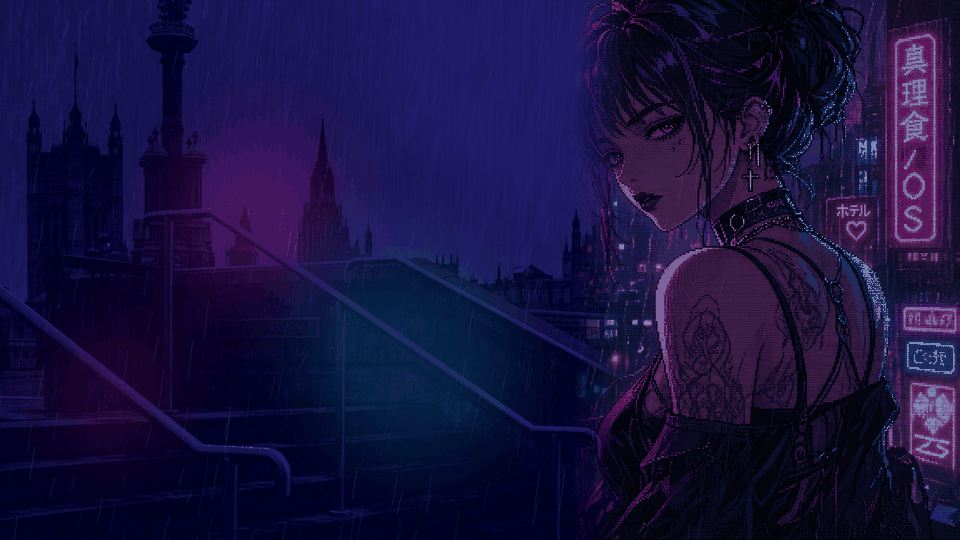
#> input picture artwork/source/ura-v1-master.png, 1920 x 1080 px (shown at 1/2 size)
$ python build-v1-assets.py
#> lines starting #> are read from the running program, lines starting #| are printed output that depends on the picture
#!/usr/bin/env python3
"""Build MARISHOKU/OS V1 raster assets.

Boot controls, cursors, sound, OMOTE, and recovery fallbacks are deterministic.
The canonical URA release path preserves the curated project-owned master art
instead of attempting to redraw detailed character art with Pillow primitives.
"""

from __future__ import annotations

import math
import random
import shutil
import struct
import wave
from pathlib import Path

from PIL import Image, ImageDraw, ImageFont


ROOT = Path(__file__).resolve().parents[1]
URA_MASTER = ROOT / "artwork/source/ura-v1-master.png"
LOW = (960, 540)
FINAL = (1920, 1080)
INK = "#130D1A"
GRAPHITE = "#211828"
PANEL = "#D8CDD9"
PANEL_HI = "#FFF3FF"
PANEL_SHADOW = "#56445E"
MAGENTA = "#C82E91"
PINK = "#FF4CA7"
VIOLET = "#7141C1"
CYAN = "#62DDE4"
WHITE = "#FFF3FF"


def font(size: int, bold: bool = False) -> ImageFont.ImageFont:
    names = (
        "DejaVuSansMono-Bold.ttf" if bold else "DejaVuSansMono.ttf",
        "LiberationMono-Bold.ttf" if bold else "LiberationMono-Regular.ttf",
        "consolab.ttf" if not bold else "consola.ttf",
    )
    for name in names:
        try:
            return ImageFont.truetype(name, size)
        except OSError:
            pass
    return ImageFont.load_default()


def save_2x(image: Image.Image, path: Path) -> None:
    path.parent.mkdir(parents=True, exist_ok=True)
    image.resize(FINAL, Image.Resampling.NEAREST).save(path, optimize=True)


def pixel_star(draw: ImageDraw.ImageDraw, x: int, y: int, color: str, radius: int = 5) -> None:
    draw.rectangle((x - 1, y - radius, x + 1, y + radius), fill=color)
    draw.rectangle((x - radius, y - 1, x + radius, y + 1), fill=color)
    draw.point((x - 2, y - 2), fill=color)
    draw.point((x + 2, y + 2), fill=color)


def heart(draw: ImageDraw.ImageDraw, x: int, y: int, scale: int, fill: str, outline: str) -> None:
    cells = (
        "01100110",
        "11111111",
        "11111111",
        "01111110",
        "00111100",
        "00011000",
    )
    for row, bits in enumerate(cells):
        for col, bit in enumerate(bits):
            if bit == "1":
                box = (x + col * scale, y + row * scale,
                       x + (col + 1) * scale - 1, y + (row + 1) * scale - 1)
                draw.rectangle(box, fill=fill)
    draw.line((x + scale, y, x, y + scale, x, y + 3 * scale), fill=outline, width=1)


def bevel(draw: ImageDraw.ImageDraw, box: tuple[int, int, int, int], face: str = PANEL) -> None:
    x0, y0, x1, y1 = box
    draw.rectangle(box, fill=face, outline=INK)
    draw.line((x0 + 1, y0 + 1, x1 - 1, y0 + 1), fill=PANEL_HI)
    draw.line((x0 + 1, y0 + 1, x0 + 1, y1 - 1), fill=PANEL_HI)
    draw.line((x0 + 2, y1 - 1, x1 - 1, y1 - 1), fill=PANEL_SHADOW)
    draw.line((x1 - 1, y0 + 2, x1 - 1, y1 - 1), fill=PANEL_SHADOW)


def window(draw: ImageDraw.ImageDraw, box: tuple[int, int, int, int], title: str,
           active: str = MAGENTA) -> tuple[int, int, int, int]:
    bevel(draw, box)
    x0, y0, x1, y1 = box
    draw.rectangle((x0 + 3, y0 + 3, x1 - 3, y0 + 17), fill=active)
    draw.text((x0 + 8, y0 + 4), title, font=font(9, True), fill=WHITE)
    for i, glyph in enumerate(("_", "□", "×")):
        bx = x1 - 50 + i * 15
        bevel(draw, (bx, y0 + 4, bx + 13, y0 + 16))
        draw.text((bx + 3, y0 + 3), glyph, font=font(8, True), fill=INK)
    return (x0 + 4, y0 + 20, x1 - 4, y1 - 4)


def grid(draw: ImageDraw.ImageDraw, color: str, step: int = 32) -> None:
    for x in range(0, LOW[0], step):
        draw.line((x, 0, x, LOW[1]), fill=color)
    for y in range(0, LOW[1], step):
        draw.line((0, y, LOW[0], y), fill=color)


def scanlines(draw: ImageDraw.ImageDraw, color: str = "#07040C") -> None:
    for y in range(0, LOW[1], 2):
        draw.line((0, y, LOW[0], y), fill=color)


def yoru_portrait(draw: ImageDraw.ImageDraw) -> None:
    """Draw Yoru, an original soft-goth pixel portrait."""
    # Shoulder silhouette and high collar.
    draw.polygon(((76, 540), (110, 420), (168, 382), (250, 380), (328, 430), (365, 540)),
                 fill="#24122E", outline="#6D2D7C")
    draw.polygon(((164, 406), (205, 466), (246, 405), (266, 522), (140, 522)),
                 fill="#100815", outline=PINK)
    draw.rectangle((184, 340, 228, 410), fill="#B87FAE", outline="#2A142F")

    # Face and asymmetric bob, deliberately blocky at the 2x grid.
    draw.ellipse((78, 58, 332, 418), fill="#24122E", outline="#6D2D7C", width=4)
    draw.ellipse((104, 112, 310, 386), fill="#C991BE", outline="#2A142F", width=4)
    draw.polygon(((98, 176), (110, 102), (168, 74), (257, 82), (306, 126),
                  (302, 184), (267, 151), (252, 215), (220, 136), (195, 208),
                  (161, 139), (128, 222)), fill="#24122E")
    draw.rectangle((91, 191, 123, 350), fill="#2E1739")
    draw.rectangle((286, 181, 321, 344), fill="#2E1739")

    # Split-color eyes and small beauty mark; no source portrait is sampled.
    draw.polygon(((137, 244), (173, 229), (202, 246), (173, 259)), fill="#FFF3FF", outline="#2A142F")
    draw.polygon(((220, 246), (252, 231), (278, 246), (251, 260)), fill="#FFF3FF", outline="#2A142F")
    draw.rectangle((166, 236, 179, 253), fill=PINK)
    draw.rectangle((245, 237, 258, 254), fill=CYAN)
    draw.rectangle((171, 240, 175, 248), fill="#130D1A")
    draw.rectangle((250, 241, 254, 249), fill="#130D1A")
    draw.line((185, 310, 211, 317, 238, 307), fill="#713257", width=3)
    draw.rectangle((271, 285, 275, 289), fill="#56233F")

    # Cross earring and choker are original graphic accents.
    draw.line((304, 286, 304, 344), fill=CYAN, width=4)
    draw.line((291, 316, 317, 316), fill=CYAN, width=4)
    draw.rectangle((166, 385, 245, 400), fill="#130D1A", outline=PINK)


def omote(with_message: bool = False) -> Image.Image:
    im = Image.new("RGB", LOW, "#E8DFF0")
    d = ImageDraw.Draw(im)
    grid(d, "#CBBBD4", 30)
    rng = random.Random(1001)
    for _ in range(70):
        x, y = rng.randrange(10, 950), rng.randrange(10, 530)
        pixel_star(d, x, y, rng.choice(("#FFFFFF", "#EC65AB", "#56C8D8", "#8C63C8")), rng.choice((2, 3, 4)))
    # Original paired heart spirits: Momo (light) and Kuro (dark).
    d.ellipse((710, 315, 800, 405), fill="#F4A5CE", outline="#49314F", width=3)
    d.polygon(((720, 330), (730, 292), (749, 327)), fill="#F4A5CE", outline="#49314F")
    d.ellipse((800, 315, 890, 405), fill="#5A3C70", outline="#281A32", width=3)
    d.polygon(((810, 329), (830, 291), (844, 331)), fill="#5A3C70", outline="#281A32")
    d.arc((738, 340, 765, 368), 10, 160, fill="#49314F", width=3)
    d.arc((826, 340, 853, 368), 20, 170, fill="#FDEAF7", width=3)
    heart(d, 773, 296, 4, "#EC3F9B", "#49314F")
    # Blossom branch.
    d.line((120, 515, 320, 355, 475, 300), fill="#563A60", width=7)
    for x, y in ((170, 470), (225, 420), (285, 375), (350, 345), (430, 312)):
        for angle in range(0, 360, 72):
            px = x + int(11 * math.cos(math.radians(angle)))
            py = y + int(11 * math.sin(math.radians(angle)))
            d.rectangle((px - 5, py - 5, px + 5, py + 5), fill="#F087BC", outline="#72446C")
        d.rectangle((x - 2, y - 2, x + 2, y + 2), fill="#FFF0A0")
    if with_message:
        window(d, (42, 38, 430, 150), "OMOTE // MESSAGE")
        d.text((64, 75), "YOU ARE STILL HERE.", font=font(18, True), fill="#3B2843")
        d.text((64, 104), "THAT COUNTS.  <3", font=font(14), fill="#7141C1")
    return im


def ura(with_message: bool = False) -> Image.Image:
    im = Image.new("RGB", LOW, INK)
    d = ImageDraw.Draw(im)
    grid(d, "#2B1933", 28)
    rng = random.Random(2002)
    for _ in range(85):
        x, y = rng.randrange(8, 952), rng.randrange(8, 532)
        pixel_star(d, x, y, rng.choice((PINK, CYAN, "#7141C1", "#FFF3FF")), rng.choice((2, 3, 5)))
    yoru_portrait(d)
    # Deliberate broken-LCD diagonals.
    for offset in (0, 7, 13):
        d.line((530 + offset, 0, 420 + offset, 160, 570 + offset, 285, 475 + offset, 540),
               fill="#4A1D50", width=2)
    d.line((532, 0, 422, 160, 572, 285, 477, 540), fill=PINK, width=1)
    # Original heart-eye emblem.
    d.ellipse((625, 128, 895, 360), outline="#6D2D7C", width=7)
    d.arc((650, 150, 870, 336), 195, 345, fill=PINK, width=8)
    d.arc((650, 150, 870, 336), 15, 165, fill=CYAN, width=8)
    heart(d, 734, 210, 7, PINK, "#1D0C24")
    d.line((618, 244, 565, 232, 530, 205), fill="#B62886", width=5)
    d.line((902, 244, 944, 220, 959, 187), fill="#4BCDD8", width=5)
    if with_message:
        window(d, (45, 52, 480, 188), "URA // NIGHT MESSAGE")
        d.text((70, 92), "SIGNAL: ALIVE", font=font(20, True), fill="#25172C")
        d.text((70, 127), "NO LUCK REQUIRED.", font=font(14), fill="#8F276F")
        d.text((70, 151), "SHIP THE BUILD.", font=font(14), fill="#8F276F")
    scanlines(d, "#0D0912")
    return im


def boot() -> Image.Image:
    if URA_MASTER.is_file():
        master = Image.open(URA_MASTER).convert("RGB").resize(LOW, Image.Resampling.NEAREST)
        veil = Image.new("RGB", LOW, "#08040E")
        im = Image.blend(master, veil, 0.58)
    else:
        im = Image.new("RGB", LOW, "#07040C")
    d = ImageDraw.Draw(im)
    # A sparse diagnostic grid and scanline pass keep the approved background
    # legible while making the boot boundary read as a CRT/faux-BIOS surface.
    for x in range(0, LOW[0], 48):
        d.line((x, 0, x, LOW[1]), fill="#1B1022")
    for y in range(0, LOW[1], 48):
        d.line((0, y, LOW[0], y), fill="#1B1022")
    for x, y, c in ((80, 60, PINK), (850, 70, CYAN), (740, 460, VIOLET), (120, 480, WHITE)):
        pixel_star(d, x, y, c, 5)
    content = window(d, (128, 64, 832, 476), "MARISHOKU BIOS v1.0", VIOLET)
    x0, y0, x1, _ = content
    d.rectangle((x0, y0, x1, y0 + 38), fill="#24162B")
    d.text((x0 + 20, y0 + 10), "ECLIPXSE SYSTEMS // MR-10", font=font(16, True), fill=WHITE)
    lines = (
        ("MEMORY MATRIX", "OK"),
        ("GRAPHICS LINK", "OK"),
        ("HEARTBEAT BUS", "OK"),
        ("JAPANESE INPUT", "STANDBY"),
        ("PROFILE", "URA"),
        ("DREAM CACHE", "READY"),
    )
    for i, (key, value) in enumerate(lines):
        y = y0 + 75 + i * 38
        d.text((x0 + 28, y), key, font=font(16), fill="#2A1C30")
        d.line((x0 + 235, y + 12, x1 - 135, y + 12), fill="#806E86", width=1)
        d.text((x1 - 120, y), value, font=font(16, True), fill="#8F276F")
    heart(d, x0 + 30, y1 := y0 + 324, 5, PINK, "#2A1C30")
    d.text((x0 + 90, y1 + 4), "STARTING MARISHOKU/OS...", font=font(16, True), fill="#2A1C30")
    return im


# [14 lines left out: function login, not called in this run]


def plymouth_assets(root: Path) -> None:
    root.mkdir(parents=True, exist_ok=True)
    track = Image.new("RGBA", (404, 18), (0, 0, 0, 0))
    d = ImageDraw.Draw(track)
    d.rectangle((0, 0, 403, 17), fill="#130D1A", outline="#FFF3FF", width=2)
    d.rectangle((3, 3, 400, 14), outline="#56445E", width=1)
    track.save(root / "progress-track.png")

    fill = Image.new("RGBA", (396, 10), (200, 46, 145, 255))
    d = ImageDraw.Draw(fill)
    for x in range(12, 396, 14):
        d.line((x, 0, x, 9), fill="#8F276F", width=2)
    fill.save(root / "progress-fill.png")

    mark = Image.new("RGBA", (64, 52), (0, 0, 0, 0))
    heart(ImageDraw.Draw(mark), 0, 0, 8, PINK, INK)
    mark.save(root / "heart.png")


def chime(path: Path, notes: tuple[tuple[float, float], ...]) -> None:
    rate = 44_100
    samples: list[int] = []
    for frequency, duration in notes:
        count = int(rate * duration)
        for index in range(count):
            time = index / rate
            attack = min(1.0, index / (rate * 0.015))
            release = min(1.0, (count - index) / (rate * 0.08))
            envelope = attack * release
            value = math.sin(2 * math.pi * frequency * time)
            value += 0.22 * math.sin(2 * math.pi * frequency * 2 * time)
            samples.append(int(7_200 * envelope * value))
    path.parent.mkdir(parents=True, exist_ok=True)
    with wave.open(str(path), "wb") as output:
        output.setnchannels(1)
        output.setsampwidth(2)
        output.setframerate(rate)
        output.writeframes(b"".join(struct.pack("<h", sample) for sample in samples))


def sounds(root: Path) -> None:
    stereo = root / "stereo"
    chime(stereo / "desktop-login.wav", ((523.25, 0.11), (659.25, 0.11), (783.99, 0.25)))
    chime(stereo / "complete.wav", ((659.25, 0.10), (880.00, 0.20)))
    chime(stereo / "dialog-warning.wav", ((311.13, 0.12), (233.08, 0.24)))
    chime(stereo / "message-new-instant.wav", ((783.99, 0.08), (1046.50, 0.14)))


def grub_assets(root: Path) -> None:
    root.mkdir(parents=True, exist_ok=True)
    parts = {
        "c": (8, 34), "n": (8, 3), "s": (8, 3), "w": (3, 34), "e": (3, 34),
        "nw": (3, 3), "ne": (3, 3), "sw": (3, 3), "se": (3, 3),
    }
    for name, size in parts.items():
        image = Image.new("RGBA", size, (143, 39, 111, 235))
        draw = ImageDraw.Draw(image)
        if name != "c":
            draw.rectangle((0, 0, size[0] - 1, size[1] - 1), outline=(255, 243, 255, 255))
        image.save(root / f"select_{name}.png")


def installer_assets(root: Path) -> None:
    root.mkdir(parents=True, exist_ok=True)
    logo = Image.new("RGBA", (256, 256), (0, 0, 0, 0))
    heart(ImageDraw.Draw(logo), 32, 48, 24, PINK, INK)
    logo.save(root / "marishoku-logo.png")
    omote(with_message=True).resize((1280, 720), Image.Resampling.NEAREST).save(root / "welcome.png", optimize=True)


def live_boot_assets(root: Path) -> None:
    root.mkdir(parents=True, exist_ok=True)
    boot().resize((640, 480), Image.Resampling.NEAREST).save(root / "splash.png", optimize=True)


def cursor_assets(root: Path) -> None:
    root.mkdir(parents=True, exist_ok=True)

    pointer = Image.new("RGBA", (32, 32), (0, 0, 0, 0))
    draw = ImageDraw.Draw(pointer)
    polygon = ((2, 1), (2, 25), (8, 20), (12, 30), (17, 28), (12, 18), (22, 18))
    draw.polygon(polygon, fill="#201727")
    inner = ((4, 4), (4, 21), (8, 17), (13, 26), (14, 25), (10, 16), (18, 16))
    draw.polygon(inner, fill=PINK)
    pointer.save(root / "left_ptr.png")

    text_cursor = Image.new("RGBA", (32, 32), (0, 0, 0, 0))
    draw = ImageDraw.Draw(text_cursor)
    draw.rectangle((13, 3, 18, 28), fill="#201727")
    draw.rectangle((7, 2, 24, 6), fill="#201727")
    draw.rectangle((7, 26, 24, 30), fill="#201727")
    draw.rectangle((15, 5, 16, 27), fill=CYAN)
    text_cursor.save(root / "xterm.png")

    hand = Image.new("RGBA", (32, 32), (0, 0, 0, 0))
    draw = ImageDraw.Draw(hand)
    draw.rectangle((7, 2, 12, 20), fill="#201727")
    draw.rectangle((12, 9, 24, 24), fill="#201727")
    draw.rectangle((10, 5, 11, 20), fill=PINK)
    draw.rectangle((12, 11, 22, 22), fill=PINK)
    draw.rectangle((10, 22, 24, 27), fill="#201727")
    hand.save(root / "hand2.png")

    for name, offset in (("watch.png", 0), ("watch-2.png", 1)):
        wait = Image.new("RGBA", (32, 32), (0, 0, 0, 0))
        draw = ImageDraw.Draw(wait)
        draw.rectangle((8, 5, 23, 27), fill="#201727")
        draw.rectangle((11, 8, 20, 24), fill="#D8CDD9")
        draw.polygon(((12 + offset, 9), (19, 9), (16, 15)), fill=PINK)
        draw.polygon(((12, 23), (20 - offset, 23), (16, 17)), fill=CYAN)
        wait.save(root / name)


def write_package(
    root: Path,
    name: str,
    image: Image.Image,
    title: str,
    license_id: str = "CC0-1.0",
) -> None:
    save_2x(image, root / name / "contents/images/1920x1080.png")
    metadata = root / name / "metadata.json"
    metadata.parent.mkdir(parents=True, exist_ok=True)
    metadata.write_text(
        '{\n  "KPlugin": {\n'
        f'    "Id": "{name}",\n    "Name": "{title}",\n'
        f'    "License": "{license_id}",\n    "Version": "1.0.0"\n  }}\n}}\n',
        encoding="utf-8",
    )


def install_ura_master(*targets: Path) -> bool:
    """Install the approved high-detail URA artwork without redrawing it.

    The primitive URA renderer remains a deterministic recovery fallback for
    source-only builds. Release builds ship the curated master and must never
    replace it with the old flat placeholder portrait.
    """
    if not URA_MASTER.is_file():
        return False
    for target in targets:
        target.parent.mkdir(parents=True, exist_ok=True)
        shutil.copy2(URA_MASTER, target)
    return True


def main() -> None:
    wallpaper_root = ROOT / "artwork/wallpapers"
    write_package(wallpaper_root, "MARISHOKU-OMOTE", omote(), "MARISHOKU OMOTE")
    write_package(
        wallpaper_root,
        "MARISHOKU-URA-V1",
        ura(),
        "MARISHOKU URA V1",
        "CC-BY-SA-4.0",
    )
#> in save_2x (call 2), `image.resize(FINAL, Image.Resampling.NEAREST).save(path, optimize=True)`:
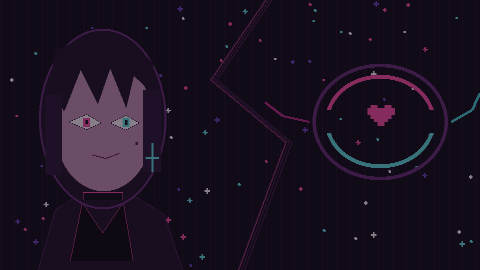
#> saved as 1920x1080.png: PIL image 1920x1080 RGB (shown at 1/4 size); mean R, G, B 25.5, 16.9, 31.2
    install_ura_master(
        wallpaper_root / "MARISHOKU-URA-V1/contents/images/1920x1080.png",
    )
    grub_root = ROOT / "themes/boot/grub"
    save_2x(boot(), grub_root / "background.png")
#> in boot, `im = Image.blend(master, veil, 0.58)`:
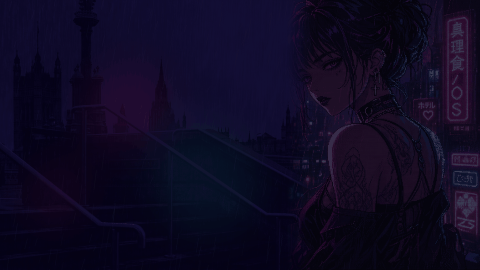
#> im: PIL image 960x540 RGB (shown at 1/2 size); mean R, G, B 14.5, 9.3, 34.1
#> in boot, `content = window(d, (128, 64, 832, 476), "MARISHOKU BIOS v1.0", VIOLET)`: content = (132, 84, 828, 472)
#> in boot, `x0, y0, x1, _ = content`: x0 = 132; y0 = 84; x1 = 828
#> the loop in boot, `for i, (key, value) in enumerate(lines):` made 6 passes
#> y on passes 1 to 6: 159, 197, 235, 273, 311, 349
#> in save_2x (call 3), `image.resize(FINAL, Image.Resampling.NEAREST).save(path, optimize=True)`:
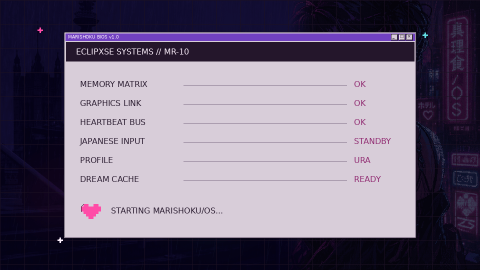
#> image: PIL image 960x540 RGB (shown at 1/2 size); mean R, G, B 114.2, 104.2, 124.4
    grub_assets(grub_root)
    plymouth_root = ROOT / "themes/boot/plymouth/marishoku"
    save_2x(boot(), plymouth_root / "background.png")
#> the loop in boot (call 2), `for i, (key, value) in enumerate(lines):` made 6 passes
    plymouth_assets(plymouth_root)
    login_background = ROOT / "themes/sddm/MARISHOKU/background.png"
    splash_background = ROOT / "themes/global/org.marishoku.os/contents/splash/images/background.png"
    if not install_ura_master(login_background, splash_background):
        save_2x(login(), login_background)
        save_2x(login(), splash_background)
    sounds(ROOT / "artwork/sounds/MARISHOKU")
    installer_assets(ROOT / "packages/installer/branding/marishoku")
#> in installer_assets, `heart(ImageDraw.Draw(logo), 32, 48, 24, PINK, INK)`:
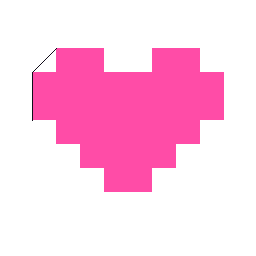
#> logo: PIL image 256x256 RGBA; mean R, G, B, A 71.5, 21.3, 46.9, 71.8; transparent parts drawn white
#> in installer_assets, `omote(with_message=True).resize((1280, 720), Image.Resampling.NEAREST)..`:
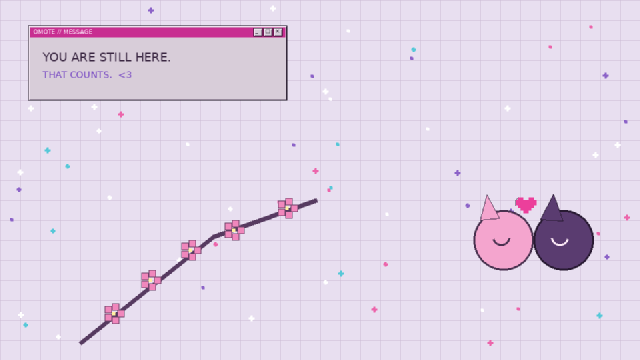
#> saved as welcome.png: PIL image 1280x720 RGB (shown at 1/2 size); mean R, G, B 225.6, 212.9, 231.9
    install_ura_master(ROOT / "packages/installer/branding/marishoku/welcome.png")
    live_boot_assets(ROOT / "iso/artwork")
#> in live_boot_assets, `boot().resize((640, 480), Image.Resampling.NEAREST).save(root / "splas..`:
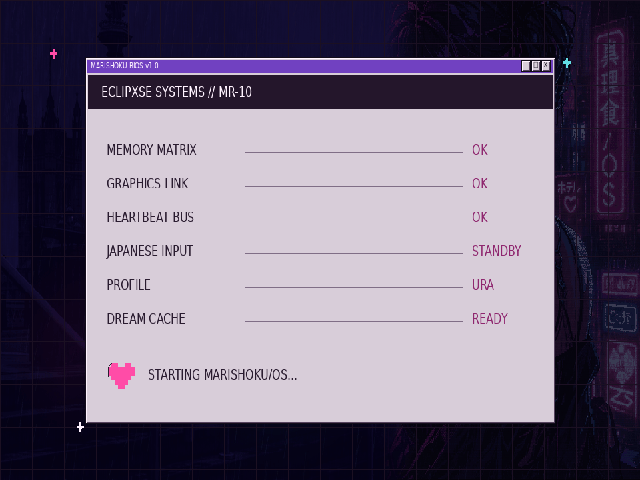
#> saved as splash.png: PIL image 640x480 RGB; mean R, G, B 114.4, 104.3, 124.4
    cursor_assets(ROOT / "themes/cursors/MARISHOKU/src")
#> the loop in cursor_assets, `for name, offset in (("watch.png", 0), ("watch-2.png", 1)):` made 2 passes
#> pass 2, in cursor_assets, `wait.save(root / name)`:
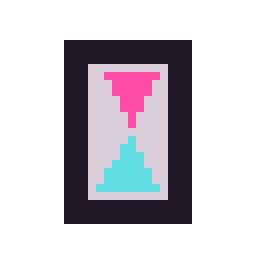
#> saved as watch-2.png: PIL image 32x32 RGBA (shown 8 times larger); mean R, G, B, A 39.5, 35.8, 42.7, 91.6; transparent parts drawn white


if __name__ == "__main__":
    main()

$ run again, with artwork/concepts/desktop-v0.1.png copied over artwork/source/ura-v1-master.png
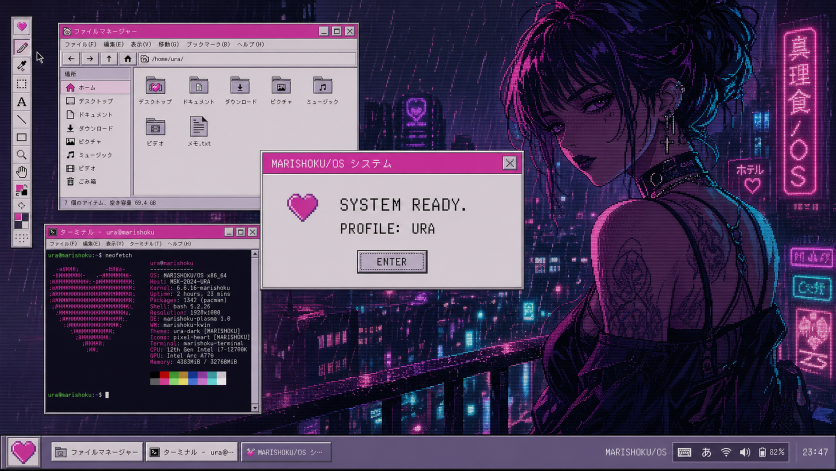
#> input picture artwork/concepts/desktop-v0.1.png, 1672 x 941 px (shown at 1/2 size)
#> content = (132, 84, 828, 472)
#> x0 = 132; y0 = 84; x1 = 828
#> the loop in boot, `for i, (key, value) in enumerate(lines):` made 6 passes
#> y on passes 1 to 6: 159, 197, 235, 273, 311, 349
#> in save_2x (call 3), `image.resize(FINAL, Image.Resampling.NEAREST).save(path, optimize=True)`:
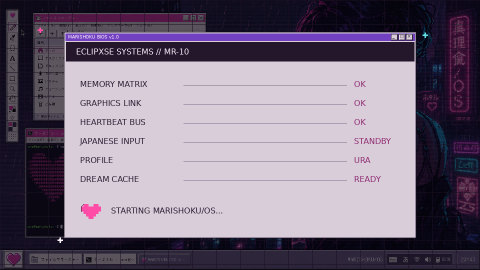
#> image: PIL image 960x540 RGB (shown at 1/2 size); mean R, G, B 122.5, 111.1, 128.9
#> the loop in boot (call 2), `for i, (key, value) in enumerate(lines):` made 6 passes
#> track: PIL image 404x18 RGBA; every value is 0
#> in live_boot_assets, `boot().resize((640, 480), Image.Resampling.NEAREST).save(root / "splas..`:
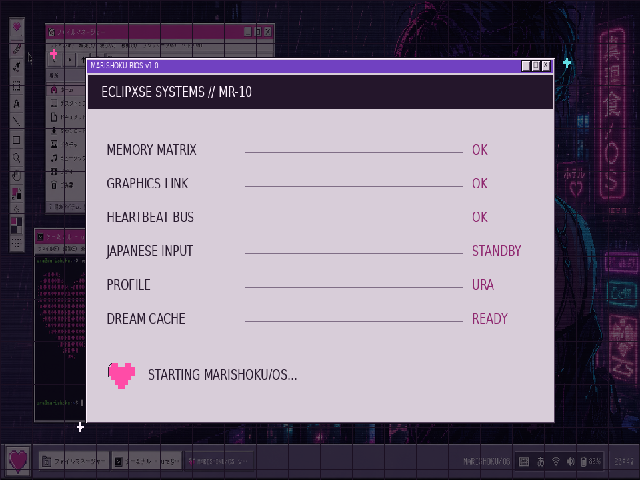
#> saved as splash.png: PIL image 640x480 RGB; mean R, G, B 122.6, 111.1, 129
#> pointer: PIL image 32x32 RGBA; every value is 0
